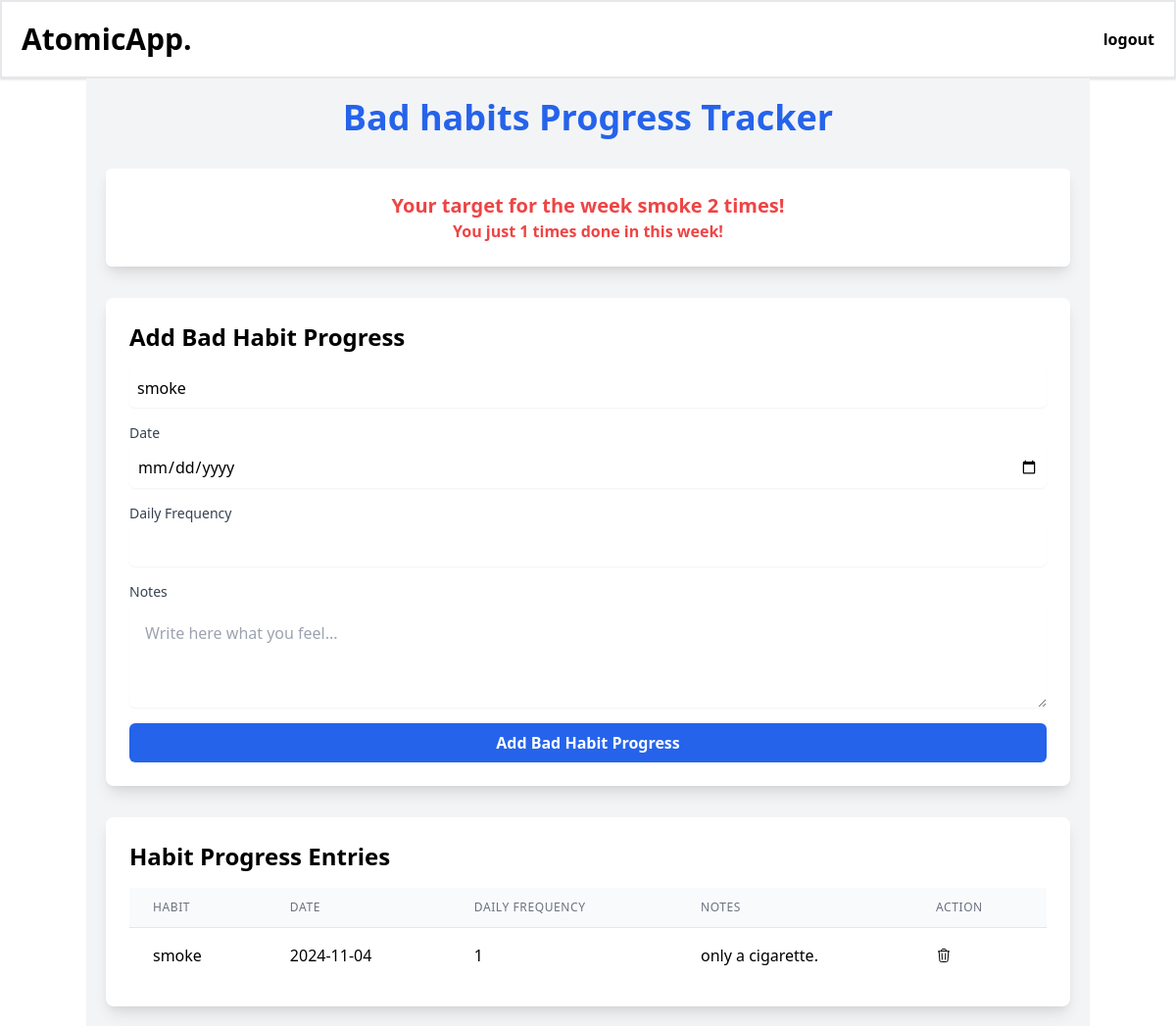
Screenshot of /badhabits_progress/badhabits_progress.php?id_bad_habit=1 (signed in) with the database file from the repository.
### tables this page shows
CREATE TABLE `bad_habit` (
  `id_bad_habit` int NOT NULL AUTO_INCREMENT,
  `id_akun` int DEFAULT NULL,
  `bad_habit_name` varchar(255) DEFAULT NULL,
  `begin_frequency` int DEFAULT NULL,
  `target_frequency` int DEFAULT NULL,
  `created_at` timestamp NULL DEFAULT CURRENT_TIMESTAMP,
  PRIMARY KEY (`id_bad_habit`),
  KEY `id_akun` (`id_akun`),
  CONSTRAINT `bad_habit_ibfk_1` FOREIGN KEY (`id_akun`) REFERENCES `account` (`id_akun`)
);

CREATE TABLE `bad_habit_progress` (
  `id_bad_habit_progress` int NOT NULL AUTO_INCREMENT,
  `id_bad_habit` int DEFAULT NULL,
  `date` date DEFAULT NULL,
  `daily_frequency` int DEFAULT NULL,
  `notes` text,
  PRIMARY KEY (`id_bad_habit_progress`),
  KEY `id_bad_habit` (`id_bad_habit`),
  CONSTRAINT `bad_habit_progress_ibfk_1` FOREIGN KEY (`id_bad_habit`) REFERENCES `bad_habit` (`id_bad_habit`)
);

### badhabits_progress/badhabits_progress.php (the view, shortened to what this page needs)
<?php
require '../functions.php';
$id_akun = $_SESSION['id_akun'];
$id_bad_habit_get = isset($_SESSION['id_bad_habit']) ? $_SESSION['id_bad_habit'] : 0;
$stmt_habit = $connect->prepare("SELECT * FROM bad_habit WHERE id_bad_habit = ? AND id_akun = ?");
$stmt_habit->bind_param("ii", $id_bad_habit_get, $id_akun);
$stmt_habit->execute();
$bad_habit_result = $stmt_habit->get_result();
?>
<!DOCTYPE html>
<html lang="en">
<head>
    <link href="https://cdn.jsdelivr.net/npm/tailwindcss@2.2.19/dist/tailwind.min.css" rel="stylesheet">
</head>
<body>
    <div class="container mx-auto p-5 bg-gray-100">
        <h1 class="text-4xl font-bold text-center mb-8 text-blue-600">Bad habits Progress Tracker</h1>
        <div class="bg-white shadow-lg rounded-md p-6 mb-8">
        <?php
            $stmt_target = $connect->prepare("SELECT bh.bad_habit_name, bh.begin_frequency, bh.target_frequency, SUM(bhp.daily_frequency) AS total_bad_frequency FROM bad_habit AS bh JOIN bad_habit_progress AS bhp ON bh.id_bad_habit = bhp.id_bad_habit WHERE bh.id_bad_habit = ?  GROUP BY bh.id_bad_habit ");
            $stmt_target->bind_param("i", $id_bad_habit_get);
            $stmt_target->execute();
            $target_result = $stmt_target->get_result();
        ?>
        <?php if (isset($target_result) && $target_result->num_rows > 0) : ?>
        <?php while($row = $target_result-> fetch_assoc()) : ?>
            <h2 class="text-center text-xl text-red-500 font-semibold">Your target for the week <?= $row['bad_habit_name'] ?> <?= $row['begin_frequency']?> times!</h2>
            <p class="text-center text-md text-red-500 font-semibold">You just  <?= $row['total_bad_frequency'] ?> times done in this week!</p>
        <?php endwhile; ?>
        <?php endif; ?>
        </div>
        <div class="bg-white shadow-lg rounded-lg p-6 mb-8">
            <h2 class="text-2xl font-semibold mb-4">Add Bad Habit Progress</h2>
            <form class="space-y-4" action="badhabits_progress.php" method="post">
                    <div>
                         <?php
                        if (isset($bad_habit_result) && $bad_habit_result->num_rows > 0) {
                            while ($row = $bad_habit_result->fetch_assoc()) { ?>
                                <label for="id_bad_habit" class="mt-1 block w-full border-gray-300 rounded-md shadow-sm focus:ring focus:ring-blue-500 p-2"><?= htmlspecialchars($row["bad_habit_name"]) ?></opton>
                            <?php }
                        } else {
                            echo "<option disabled>No habits found</option>";
                        }
                        ?>
                    </div>
                <div>
                    <label for="date" class="block text-sm font-medium text-gray-700">Date</label>
                    <input type="date" id="date" name="date" required class="mt-1 block w-full border-gray-300 rounded-md shadow-sm focus:ring focus:ring-blue-500 p-2">
                </div>
                <div>
              <label for="daily_frequency" class="block text-sm font-medium text-gray-700">Daily Frequency</label>
                    <input type="number" id="daily_frequency" name="daily_frequency"  class="mt-1 block  w-full border-gray-300 rounded-md shadow-sm focus:ring focus:ring-blue-500 p-2">
                </div>
                <div>
                    <label for="notes" class="block text-sm font-medium text-gray-700">Notes</label>
                    <textarea id="notes" name="notes" rows="3" class="mt-1 block w-full p-4 border-gray-300 rounded-md shadow-sm focus:ring focus:ring-blue-500" placeholder="Write here what you feel..."></textarea>
                </div>
                <button type="submit" class="w-full bg-blue-600 text-white font-semibold py-2 rounded-md hover:bg-blue-700 transition duration-200" name="submit">Add Bad Habit Progress</button>
            </form>
        </div>
        <div class="bg-white shadow-lg rounded-lg p-6">
            <h2 class="text-2xl font-semibold mb-4">Habit Progress Entries</h2>
            <div class="overflow-x-auto">
                <table class="min-w-full divide-y divide-gray-200">
                    <thead class="bg-gray-50">
                        <tr>
                            <th class="px-6 py-3 text-left text-xs font-medium text-gray-500 uppercase tracking-wider">Habit</th>
                            <th class="px-6 py-3 text-left text-xs font-medium text-gray-500 uppercase tracking-wider">Date</th>
                            <th class="px-6 py-3 text-left text-xs font-medium text-gray-500 uppercase tracking-wider">Daily Frequency</th>
                            <th class="px-6 py-3 text-left text-xs font-medium text-gray-500 uppercase tracking-wider">Notes</th>
                            <th class="px-6 py-3 text-left text-xs font-medium text-gray-500 uppercase tracking-wider">action</th>
                        </tr>
                    </thead>
                    <tbody class="bg-white divide-y divide-gray-200">
                    <?php
                         $stmt_habit_progress = $connect->prepare("SELECT bh.bad_habit_name, bhp.date, bhp.daily_frequency, bhp.notes, bhp.id_bad_habit_progress FROM bad_habit_progress bhp JOIN bad_habit bh ON bhp.id_bad_habit = bh.id_bad_habit WHERE bhp.id_bad_habit = ?");
                         $stmt_habit_progress->bind_param("i", $id_bad_habit_get);
                         $stmt_habit_progress->execute();
                         $habit_result_progress = $stmt_habit_progress->get_result();
                    ?>
                        <?php
                        if (isset($habit_result_progress) && $habit_result_progress->num_rows > 0) {
                            while ($row = $habit_result_progress->fetch_assoc()) { ?>
                        <tr>
                            <td class='px-6 py-4 whitespace-nowrap'>
                            <form action="detail_bad_habit_progress.php" method="POST" style="display:inline;">
                            <button type="submit" class="hover:underline"><?= $row["bad_habit_name"] ?></button>
                            </form>
                            </td>
                            <td class='px-6 py-4 whitespace-nowrap'><?= $row["date"]?></td>
                            <td class='px-6 py-4 whitespace-nowrap'><?= $row["daily_frequency"]?></td>
                            <td class='px-6 py-4 whitespace-nowrap'><?= $row["notes"]?></td>
                            <td class="px-6 py-4 whitespace-nowrap">
                                <a href="delete_bhp.php?id_bad_habit_progress=<?= $row['id_bad_habit_progress'];?>" >
                                </a>
                            </td>
                        </tr>
                            <?php }
                        } else {
                            echo "<option disabled>No habits found</option>";
                        }
                        ?>
                    </tbody>
                </table>
            </div>
        </div>
    </div>
</body>
</html>

### rows the page displays
bad_habit: bad_habit_name "smoke", begin_frequency "2", total_bad_frequency "1"
bad_habit_progress: id_bad_habit.bad_habit_name "smoke", date "2024-11-04", daily_frequency "1", notes "only a cigarette."
